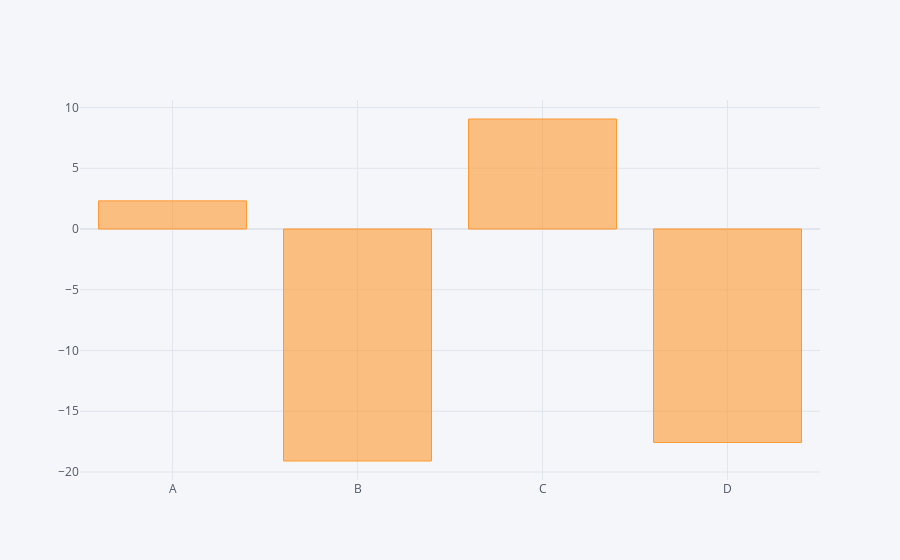

Write notebook code for a chart like this one.
### Code cell
df.sum().iplot(kind='bar')

### Figure 1 — Plotly figure (JSON) as saved in the notebook; plotly's stock layout.template omitted (floating-point values rounded to 4 significant figures)
{"data": [{"marker": {"color": "rgba(255, 153, 51, 0.6)", "line": {"color": "rgba(255, 153, 51, 1.0)", "width": 1}}, "name": "None", "orientation": "v", "text": "", "type": "bar", "x": ["A", "B", "C", "D"], "y": [2.317, -19.09, 9.054, -17.57]}], "layout": {"legend": {"bgcolor": "#F5F6F9", "font": {"color": "#4D5663"}}, "paper_bgcolor": "#F5F6F9", "plot_bgcolor": "#F5F6F9", "title": {"font": {"color": "#4D5663"}}, "xaxis": {"gridcolor": "#E1E5ED", "showgrid": true, "tickfont": {"color": "#4D5663"}, "title": {"font": {"color": "#4D5663"}, "text": ""}, "zerolinecolor": "#E1E5ED"}, "yaxis": {"gridcolor": "#E1E5ED", "showgrid": true, "tickfont": {"color": "#4D5663"}, "title": {"font": {"color": "#4D5663"}, "text": ""}, "zerolinecolor": "#E1E5ED"}}}
